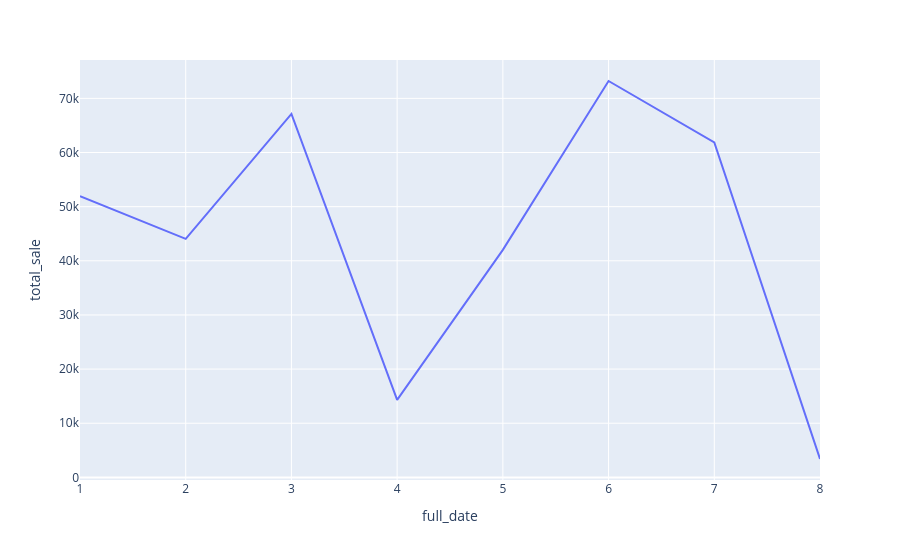

The cell this chart's notebook holds for it:
### Code cell
px.line(day_sale,x='full_date',y='total_sale')

### Figure 1 — Plotly figure (JSON) as saved in the notebook; plotly's stock layout.template omitted (floating-point values rounded to 4 significant figures)
{"data": [{"hovertemplate": "full_date=%{x}<br>total_sale=%{y}<extra></extra>", "legendgroup": "", "line": {"color": "#636efa", "dash": "solid"}, "marker": {"symbol": "circle"}, "mode": "lines", "name": "", "orientation": "v", "showlegend": false, "type": "scatter", "x": [1, 2, 3, 4, 5, 6, 7, 8], "xaxis": "x", "y": [51950.0, 44040.0, 67130.0, 14310.0, 42020.0, 73210.0, 61880.0, 3395.0], "yaxis": "y"}], "layout": {"legend": {"tracegroupgap": 0}, "margin": {"t": 60}, "xaxis": {"anchor": "y", "domain": [0, 1], "title": {"text": "full_date"}}, "yaxis": {"anchor": "x", "domain": [0, 1], "title": {"text": "total_sale"}}}}
